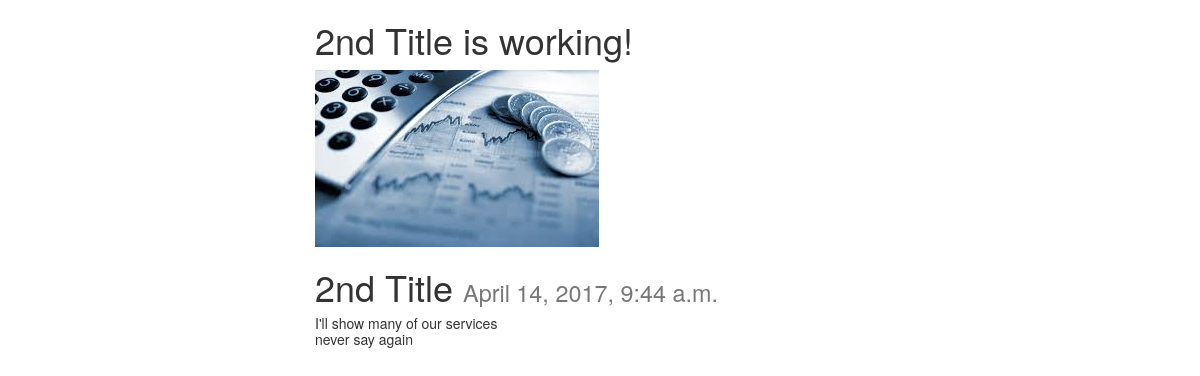
The app's page /blogs/detail/2/ with its own data.
### blog/models.py (models this page shows, shortened)
class Post(models.Model):
    title     = models.CharField(max_length=255)
    image     = models.FileField(null=True, blank=True)
    content   = models.TextField()
    timestamp = models.DateTimeField(auto_now=False, auto_now_add=True)
    class Meta:
        ordering = ['-timestamp']

### blog/views.py (the view)
# urls.py: url(r'^detail/(?P<id>\d+)/$', post_detail, name='detail'),
def post_detail(requset, id=None):
    instance = get_object_or_404(Post, id=id)
    context = {
        'title': instance.title,
        'instance': instance,
    }
    return render(requset, 'blog/post_detail.html', context)

### blog/templates/blog/post_detail.html (shortened to what this page needs)
<!DOCTYPE html>
<html lang="en">
<head>
    <link rel="stylesheet" href="https://maxcdn.bootstrapcdn.com/bootstrap/3.3.7/css/bootstrap.min.css">
</head>
<body>
    <div class="col-sm-6 col-sm-offset-3">
        <h1>{{ title}} is working!</h1>
        <div>
            <img src="{{ instance.image.url }}" class="img-responsive" />
            <h1>{{ instance.title }} <small>{{ instance.timestamp }}</small></h1>
            <h5>{{ instance.content|linebreaks }}</h5>
        </div>
    </div>
</body>
</html>

### records on screen
Post: title "2nd Title", image (picture), timestamp "April 14, 2017, 9:44 a.m.", content "I'll show many of our services never say again"
